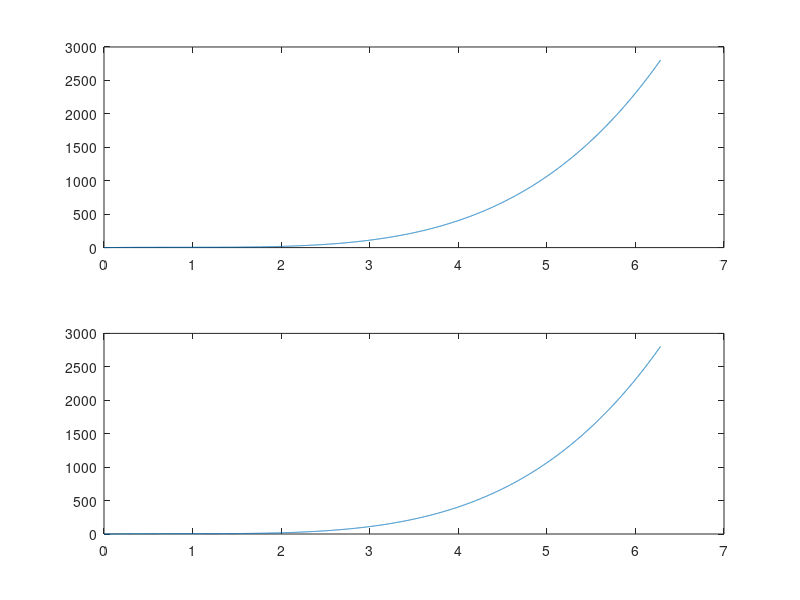

Write the MATLAB code that produced this figure.
close all
clear all
clc
h=0.001;
t=0:h:2*pi;
y=@(t)(2*t.^4-10*t.^2+13*t);
for i=2:length(t)-1;
    dy(i-1)=y(t(i+1))-y(t(i-1))/2*h;
end
xn=t(2:length(t)-1);
subplot(2,1,1)
plot(t,y(t))
subplot(2,1,2)
plot(xn,dy)